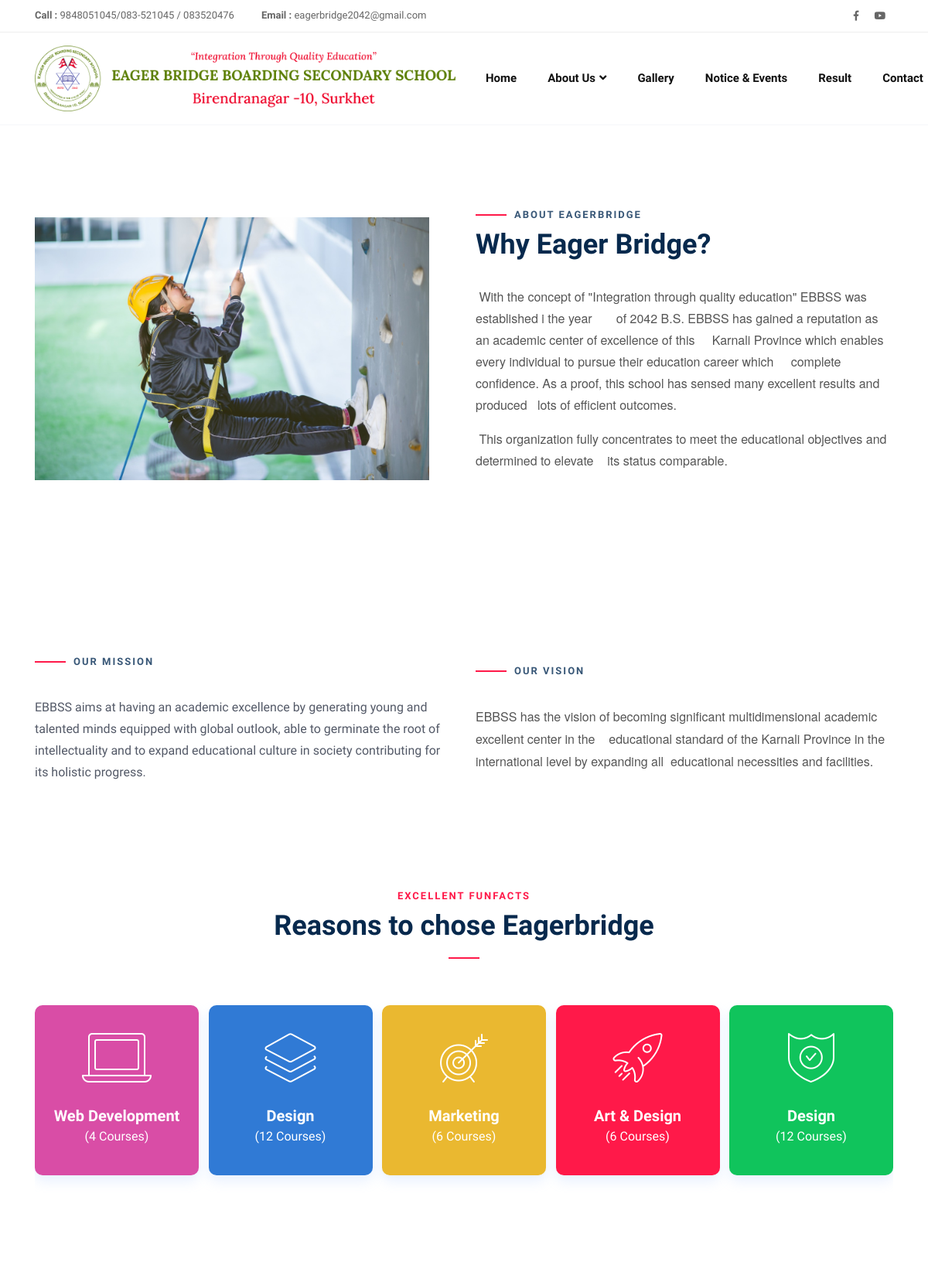
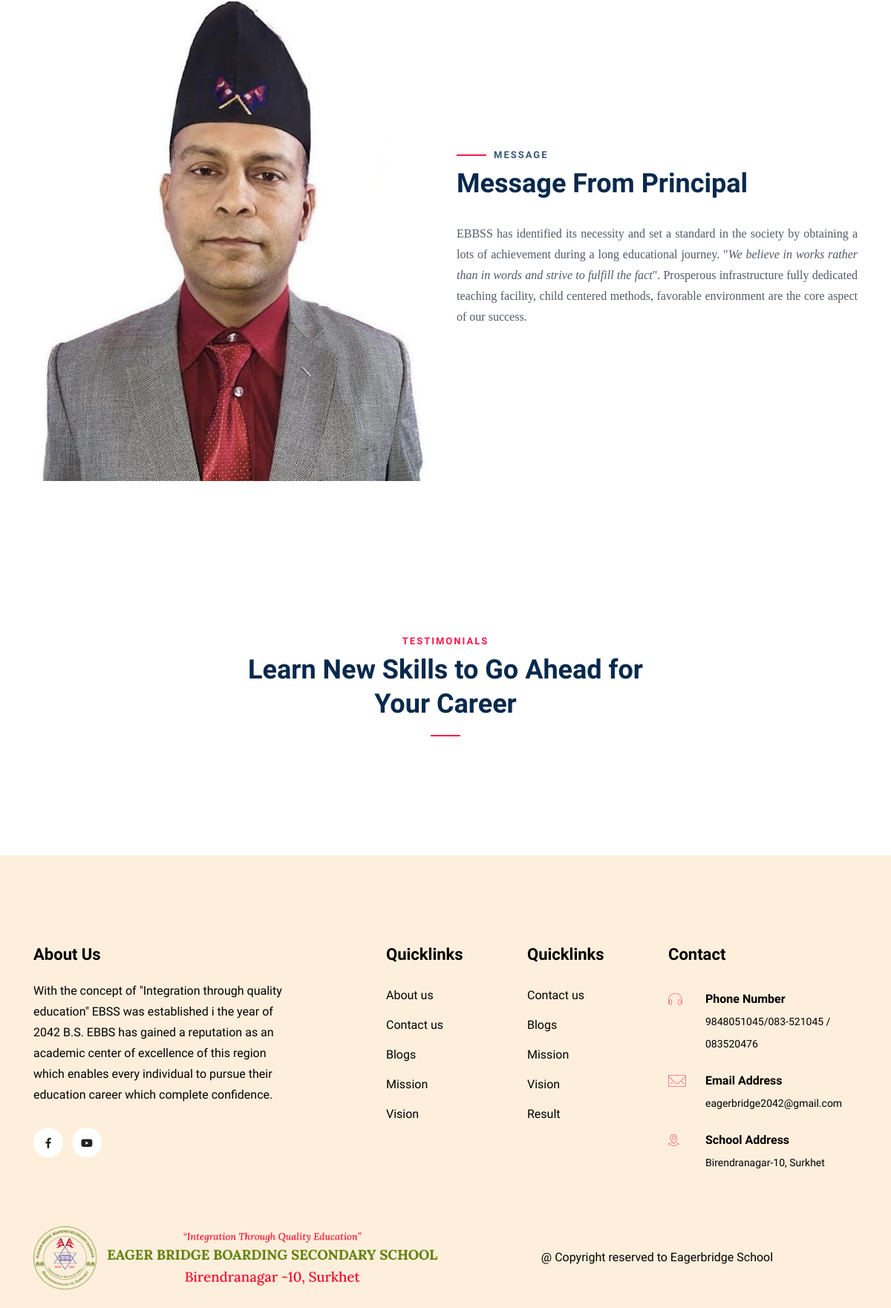
The app's page /about_us/ with its own data (2 pictures, top to bottom).
### features/models.py (models this page shows, shortened)
class SchoolSetup(models.Model):
    data_set = models.CharField(max_length=200)
    logo = models.ImageField(upload_to="setup_images")
    school_name = models.CharField(max_length=255)
    location = models.CharField(max_length=200)
    contact = models.CharField(max_length=200)
    email = models.CharField(max_length=200)
    opening_hours = models.CharField(max_length=200)
    facebook_url = models.URLField(null=True,blank=True)
    instagram_url = models.URLField(null=True,blank=True)
    linkedin_url = models.URLField(null=True,blank=True)
    youtube_url = models.URLField(null=True,blank=True)
    mission = models.TextField()
    vision = models.TextField()
    no_of_students = models.IntegerField()
    success_rate = models.FloatField()
    no_of_teachers = models.IntegerField()
    since = models.IntegerField()
    created = models.DateField(auto_now_add=True)
    class Meta:
        verbose_name_plural = "01. School Setup"

class AboutContent(models.Model):
    data_set = models.CharField(max_length=200)
    mini_title_text = models.CharField(max_length=150)
    title_text = models.CharField(max_length=150)
    sub_text = models.TextField()
    title_image = models.ImageField(upload_to="home_images/", null=True, blank=True)
    mission = models.TextField()
    vision = models.TextField()
    class Meta:
        verbose_name_plural = "11.About Page Content"

class HomeContent(models.Model):
    data_set = models.CharField(max_length=200)
    mini_title_text = models.CharField(max_length=150)
    intro_title = models.CharField(max_length=255)
    intro_text = models.TextField()
    intro_image = models.ImageField(upload_to="home_images/", null=True, blank=True)
    button_text = models.CharField(max_length=100)
    button_url = models.URLField()
    message_title = models.CharField(max_length=255)
    message = models.TextField()
    message_image = models.ImageField(upload_to="home_images/", null=True, blank=True)
    no_of_students = models.IntegerField()
    success_rate = models.FloatField()
    no_of_teachers = models.IntegerField()
    since = models.IntegerField()
    class Meta:
        verbose_name_plural = "09.Home Page Content"

### features/views.py (the view)
# urls.py: path('about_us/', views.about_us, name="about_us"),
def about_us(request):
    about = AboutContent.objects.filter()[:1].get()
    testimonial = Testimonial.objects.all()
    faq = Faqs.objects.all()
    home = HomeContent.objects.filter()[:1].get()
    context = {
            'testimonial':testimonial,
            'home':home,
            'about':about,
            'faq':faq,
        }
    return render(request,'about_us.html',context)

### features/context_processor.py (called while the page is built)
def custom_data(request):
    if SchoolSetup.objects.all().exists():
        setup = SchoolSetup.objects.all().order_by('-created')
        data = setup[0]
        return {'data': data}
    else:
        data=None
        return {'data': data}

### templates/about_us.html (shortened to what this page needs)
{% load static %}{% include 'header.html' %}
  <section class="about-section section-padding about-2">
      <div class="container">
          <div class="row align-items-center">
               <div class="col-lg-6 col-md-12">
                 <div class="about-img2">
                     <img src="{{about.title_image.url}}" alt="" class="img-fluid">
                 </div>
              </div>
              <div class="col-lg-6 col-md-12">
                  <div class="section-heading">
                      <span class="subheading">{{about.mini_title_text}}</span>
                      <h3>{{about.title_text}}</h3>
                  </div>
                  <p>{{about.sub_text|safe}}</p>
              </div>
          </div>
      </div>
  </section>
  <section class="about-section section-padding about-2">
      <div class="container">
          <div class="row align-items-center">
              <div class="col-lg-6 col-md-12">
                  <div class="section-heading">
                      <span class="subheading">Our Mission</span>
                  </div>
                  <p>{{about.mission|safe}}</p>
              </div>
              <div class="col-lg-6 col-md-12">
                  <div class="section-heading">
                      <span class="subheading">Our Vision</span>
                  </div>
                  <p>{{about.vision|safe}}</p>
              </div>
          </div>
      </div>
  </section>
  <section class="category-section3">
    <div class="container">
        <div class="row align-items-center justify-content-center">
            <div class="col-lg-6">
                <div class="section-heading text-center center-heading">
                    <span class="subheading">Excellent Funfacts</span>
                    <h3>Reasons to chose Eagerbridge</h3>
                </div>
            </div>
        </div>
        <div class="row no-gutters">
            <div class="course-categories">
                <div class="category-item category-bg-1">
                  <a href="#">
                    <div class="category-icon">
                        <i class="bi bi-laptop"></i>
                    </div>
                    <h4>Web Development</h4>
                    <p>(4 Courses)</p>
                  </a>
                </div>
                <div class="category-item category-bg-2">
                    <a href="#">
                        <div class="category-icon">
                            <i class="bi bi-layer"></i>
                        </div>
                        <h4>Design</h4>
                        <p>(12 Courses)</p>
                    </a>
                </div>
                <div class="category-item category-bg-3">
                   <a href="#">
                    <div class="category-icon">
                        <i class="bi bi-target-arrow"></i>
                    </div>
                    <h4>Marketing</h4>
                    <p>(6 Courses)</p>
                   </a>
                </div>
                <div class="category-item category-bg-4">
                   <a href="#">
                    <div class="category-icon">
                        <i class="bi bi-rocket2"></i>
                    </div>
                    <h4>Art & Design</h4>
                    <p>(6 Courses)</p>
                   </a>
                </div>
                <div class="category-item category-bg-5">
                   <a href="#">
                    <div class="category-icon">
                        <i class="bi bi-shield"></i>
                    </div>
                    <h4>Design</h4>
                    <p>(12 Courses)</p>
                   </a>
                </div>
            </div>
        </div>
    </div>
</section>
<section class="about-section section-padding">
    <div class="container">
        <div class="row align-items-center">
                <div class="col-lg-6 col-md-12">
                <div class="about-img">
                    <img src="{{home.message_image.url}}" alt="" class="img-fluid">
                </div>
            </div>
            <div class="col-lg-6 col-md-12">
                <div class="section-heading">
                    <span class="subheading">Message</span>
                    <h3>{{home.message_title}}</h3>
                </div>
                <div class="about-content">
                    <p>{{home.message|safe}}</p>
                </div>
            </div>
        </div>
    </div>
</section>
  <section class="testimonial section-padding">
      <div class="container">
          <div class="row justify-content-center">
              <div class="col-lg-6">
                  <div class="section-heading center-heading text-center">
                      <span class="subheading">Testimonials</span>
                      <h3>Learn New Skills to Go Ahead for Your Career</h3>
                  </div>
              </div>
          </div>
      </div>
  </section>
{% include 'footer.html' %}

### templates/header.html (shortened to what this page needs)
{% include 'nav_links.html' %}
<body id="top-header">
    <header>
        <div class="header-top header-top-2">
            <div class="container">
                <div class="row align-items-center">
                    <div class="col-lg-6 col-md-6">
                        <ul class="header-contact">
                            <li>
                                <span>Call :</span>
                               <a href="tel:+23 45 5467">{{data.contact}}</a>
                            </li>
                            <li>
                                <span>Email :</span>
                                <a href="malito:{{data.email}}">{{data.email}}</a>
                            </li>
                        </ul>
                    </div>
                    <div class="col-lg-6 col-md-6">
                        <div class="header-right float-right">
                            <div class="header-socials">
                                <ul>
                                    {% if data.facebook_url %}
                                    <li><a href="{{ data.facebook_url }}"><i class="fab fa-facebook-f"></i></a></li>
                                    {% endif %}
                                    {% if data.youtube_url %}
                                    <li><a href="{{ data.youtube_url }}"><i class="fab fa-youtube"></i></a></li>
                                    {% endif %}
                                </ul>
                            </div>
                        </div>
                    </div>
                </div>
            </div>
        </div>
        <div class="site-navigation main_menu menu-style-8" id="mainmenu-area">
            <nav class="navbar navbar-expand-lg">
                <div class="container">
                    <a class="navbar-brand" href="{% url 'home' %}">
                        <img src="{{data.logo.url}}" alt="Edutim" height = "85">
                    </a>
                    <div class="collapse navbar-collapse" id="navbarMenu" >
                        <ul class="navbar-nav ml-auto">
                            <li class="nav-item">
                                <a class="nav-link dropdown-toggle" href="{% url 'home' %}">
                                    Home
                                </a>
                            </li>
                            <li class="nav-item dropdown">
                                <a class="nav-link dropdown-toggle" href="#" id="navbar3" role="button" data-toggle="dropdown" aria-haspopup="true" aria-expanded="false">
                                    About Us<i class="fa fa-angle-down"></i>
                                </a>
                            </li>
                            <li class="nav-item">
                                <a class="nav-link dropdown-toggle" href="{% url 'gallery' %}">
                                    Gallery
                                </a>
                            </li>
                            <li class="nav-item">
                                <a class="nav-link dropdown-toggle" href="{% url 'notice' %}">
                                    Notice & Events
                                </a>
                            </li>
                            <li class="nav-item">
                                <a class="nav-link dropdown-toggle" href="{% url 'results' %}">
                                    Result
                                </a>
                            </li>
                            <li class="nav-item ">
                                <a href="{% url 'contact_us' %}" class="nav-link">
                                    Contact
                                </a>
                            </li>
                        </ul>
                    </div>
                </div>
            </nav>
        </div>
    </header>

### templates/footer.html (shortened to what this page needs)
{% load static %}
    <section class="footer pt-120">
        <div class="container">
            <div class="row">
                <div class="col-lg-4 mr-auto col-sm-6 col-md-6">
                    <div class="widget footer-widget mb-5 mb-lg-0">
                        <h5 class="widget-title">About Us</h5>
                        <p class="mt-3">With the concept of "Integration through quality education" EBSS was established i the year of 2042 B.S. EBBS has gained a reputation as an academic center of excellence of this region which enables every individual to pursue their education career which complete confidence.</p>
                        <ul class="list-inline footer-socials">
                            {% if data.facebook_url %}
                            <li class="list-inline-item"><a href="{{ data.facebook_url }}"><i class="fab fa-facebook-f"></i></a></li>
                            {% endif %}
                            {% if data.youtube_url %}
                            <li class="list-inline-item"><a href="{{ data.youtube_url }}"><i class="fab fa-youtube"></i></a></li>
                            {% endif %}
                        </ul>
                    </div>
                </div>
                <div class="col-lg-2 col-sm-6 col-md-6">
                    <div class="footer-widget mb-5 mb-lg-0">
                        <h5 class="widget-title">Quicklinks</h5>
                        <ul class="list-unstyled footer-links">
                            <li><a href="{% url 'about_us' %}">About us</a></li>
                            <li><a href="{% url 'contact_us' %}">Contact us</a></li>
                            <li><a href="{% url 'blogs' %}">Blogs</a></li>
                            <li><a href="{% url 'about_us' %}">Mission</a></li>
                            <li><a href="{% url 'about_us' %}">Vision</a></li>
                        </ul>
                    </div>
                </div>
                <div class="col-lg-2 col-sm-6 col-md-6">
                    <div class="footer-widget mb-5 mb-lg-0">
                        <h5 class="widget-title">Quicklinks</h5>
                        <ul class="list-unstyled footer-links">
                            <li><a href="{% url 'contact_us' %}">Contact us</a></li>
                            <li><a href="{% url 'blogs' %}">Blogs</a></li>
                            <li><a href="{% url 'about_us' %}">Mission</a></li>
                            <li><a href="{% url 'about_us' %}">Vision</a></li>
                            <li><a href="{% url 'results' %}">Result</a></li>
                        </ul>
                    </div>
                </div>
                <div class="col-lg-3 col-sm-6 col-md-6">
                    <div class="footer-widget footer-contact mb-5 mb-lg-0">
                        <h5 class="widget-title">Contact </h5>
                        <ul class="list-unstyled">
                            <li><i class="bi bi-headphone"></i>
                                <div>
                                    <strong>Phone number</strong>
                                    {{data.contact}}
                                </div>
                            </li>
                            <li> <i class="bi bi-envelop"></i>
                                <div>
                                    <strong>Email Address</strong>
                                    {{data.email}}
                                </div>
                            </li>
                            <li><i class="bi bi-location-pointer"></i>
                                <div>
                                    <strong>School Address</strong>
                                    {{data.location}}
                                </div>
                            </li>
                        </ul>
                    </div>
                </div>
            </div>
        </div>
        <div class="footer-btm">
            <div class="container">
                <div class="row justify-content-center align-items-center">
                    <div class="col-lg-6">
                        <div class="footer-logo">
                            <img src="{{data.logo.url}}" alt="Edutim" height="85">
                        </div>
                    </div>
                    <div class="col-lg-6">
                        <div class="copyright text-lg-center">
                            <p>@ Copyright reserved to {{data.school_name}}</p>
                        </div>
                    </div>
                </div>
            </div>
        </div>
    </section>
    <div class="fixed-btm-top">
    </div>
      </body>
      </html>

### records on screen
SchoolSetup: contact "9848051045/083-521045 / 083520476", email "eagerbridge2042@gmail.com", logo (picture), location "Birendranagar-10, Surkhet", school_name "Eagerbridge School"
AboutContent: title_image (picture), mini_title_text "ABOUT EAGERBRIDGE", title_text "Why Eager Bridge?", sub_text "With the concept of \"Integration through quality education\" EBBSS was established i the year of 2042 B.S. EBBSS has gained a reputation as an academic center of excellence of this Karnali Province which enables every individual to pursue their education career which complete confidence. As a proof, this school has sensed many excellent results and produced lots of efficient outcomes. This organization fully concentrates to meet the educational objectives and determined to elevate its status comparable.", mission "EBBSS aims at having an academic excellence by generating young and talented minds equipped with global outlook, able to germinate the root of intellectuality and to expand educational culture in society contributing for its holistic progress.", vision "EBBSS has the vision of becoming significant multidimensional academic excellent center in the educational standard of the Karnali Province in the international level by expanding all educational necessities and facilities."
HomeContent: message_image (picture), message_title "Message From Principal", message "EBBSS has identified its necessity and set a standard in the society by obtaining a lots of achievement during a long educational journey. \" We believe in works rather than in words and strive to fulfill the fact \". Prosperous infrastructure fully dedicated teaching facility, child centered methods, favorable environment are the core aspect of our success."
